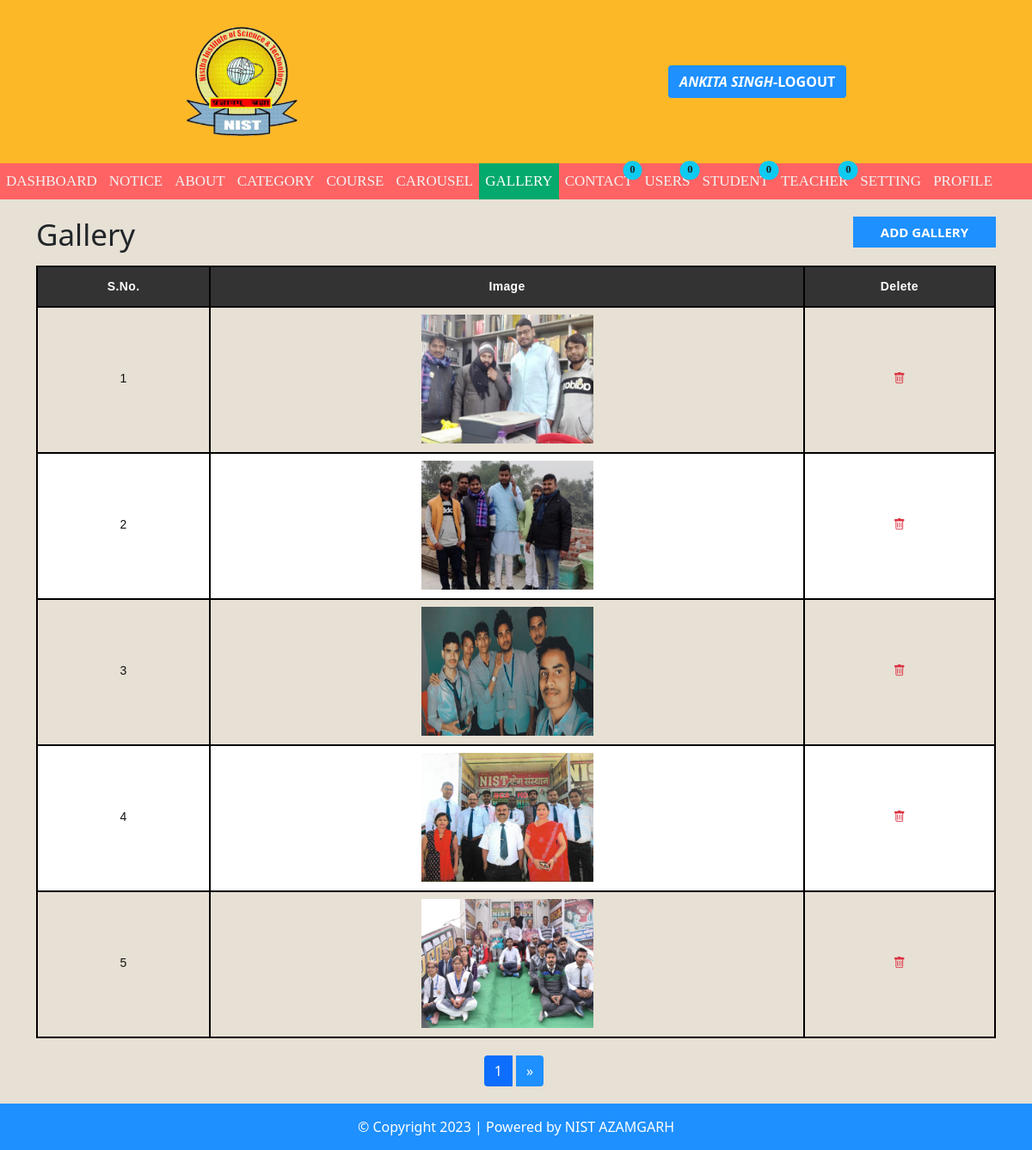
The page /admin/gallery-list.php (signed in) on the database its author committed.
### tables this page shows
CREATE TABLE `settings` (
  `id` int(11) NOT NULL,
  `websitename` varchar(60) NOT NULL,
  `logo` varchar(50) NOT NULL,
  `footerdesc` varchar(255) NOT NULL
);

CREATE TABLE `gallery` (
  `gal_id` int(11) NOT NULL,
  `gal_title` varchar(50) NOT NULL
);

### admin/gallery-list.php (the view, shortened to what this page needs)
<?php $active_page = 'gallery';
include_once "header.php"; ?>
<div id="admin-content">
    <div class="container">
        <div class="row">
            <div class="col-md-10">
                <h1 class="admin-heading">Gallery</h1>
            </div>
            <div class="col-md-2">
                <a class="add-new" href="add_gallery.php">add Gallery</a>
            </div>
            <div class="col-md-12">
                <?php
                include_once "config.php";
                $limit = 5;
                if (isset($_GET['page'])) {
                    $page = $_GET['page'];
                } else {
                    $page = 1;
                }
                $offset = ($page - 1) * $limit;
                $sql = "SELECT * FROM gallery ORDER BY gal_id DESC LIMIT {$offset},{$limit}";
                $result = mysqli_query($conn, $sql) or die("Query Failed.");
                if (mysqli_num_rows($result) > 0) { ?>
                    <table class="tables content-table" border="2">
                        <thead>
                            <tr>
                                <th>S.No.</th>
                                <th>Image</th>
                                <th>Delete</th>
                            </tr>
                        </thead>
                        <tbody>
                            <?php
                            $serial = $offset + 1;
                            while ($row = mysqli_fetch_assoc($result)) { ?>
                                <tr>
                                    <td data-label="S.No."><?php echo $serial; ?></td>
                                    <td data-label="Image"><img src="upload/gallery/<?php echo $row['gal_title']; ?>" alt="gallery-image" srcset="">
                                    </td>
                                    <td data-label="Delete" class='delete'><a href='delete-gallery.php?galid=<?php echo $row["gal_id"]; ?>' onclick="return confirm('<?php echo 'Are You Sure To Delete ' . $row['gal_title']; ?>')"><i class='bi bi-trash text-danger'></i></a></td>
                                </tr>
                            <?php $serial++;
                            } ?>
                        </tbody>
                    </table>
                <?php
                    $sql1 = "SELECT COUNT(gal_id) FROM gallery";
                    $result_1 = mysqli_query($conn, $sql1);
                    $row_db = mysqli_fetch_row($result_1);
                    $total_record = $row_db[0];
                    $to_page = ($total_record / $limit);
                    echo '<ul class="pagination admin-pagination">';
                    for ($i = 1; $i < $to_page; $i++) {
                        if ($i == $page) {
                            $active = "active";
                        } else {
                            $active = "";
                        }
                        echo '<li class="' . $active . ' page-item"><a class="page-link" href ="gallery-list.php?page=' . $i . '">' . $i . '</a></li>';
                    }
                    if ($to_page > $page) {
                        echo '<li class="page-item"><a class="page-link" href="gallery-list.php?page=' . ($page + 1) . '">&raquo;</a></li>';
                    }
                    echo '</ul>';
                } else {
                    echo "<h4 style='color:red';>No Record Found.</h4>";
                }
                ?>
            </div>
        </div>
    </div>
</div>
<?php include_once "footer.php"; ?>

### admin/header.php (shortened to what this page needs)
<?php
include "config.php";
?>
<!DOCTYPE html>
<html lang="en">
<head>
    <link rel="stylesheet" href="css/bootstrap5.2.0.min.css">
    <link rel="stylesheet" href="../icon/bootstrap-icons.css">
    <link rel="stylesheet" href="css/bootstrap.bundle.min.js">
    <link rel="stylesheet" href="css/style.css">
</head>
<body>
    <div id="header-admin">
        <div class="logo_cont">
            <?php
            $sql = "SELECT * FROM settings";
            $result = mysqli_query($conn, $sql) or die("Query Failed.");
            if (mysqli_num_rows($result) > 0) {
                while ($row = mysqli_fetch_assoc($result)) {
                    if ($row['logo'] == "") {
                        echo '<a href="index.php" class="logo"><h1>' . $row['websitename'] . '</h1></a>';
                    } else {
                        echo '<a href="index.php"><img class="logo" src="upload/setting/' . $row['logo'] . '" alt="Logo"></a>';
                    }
            ?>
            <?php }
            } ?>
        </div>
        <div class="logout_cont">
            <a href="logout.php" class="admin_logout_btn btn"><i><?php echo $_SESSION['name']; ?></i class="text">-logout</a>
        </div>
    </div>
    <div id="admin-menubar">
        <div class="topnav" id="myTopnav">
            <a class="nav-show <?php if ($active_page == 'dashboard') {
                                    echo 'active';
                                } ?>" href="dashboard.php">Dashboard</a>
            <a class="nav-show <?php if (($active_page == 'notice' || $active_page == 'add_notice')) {
                                    echo 'active';
                                } ?>" href="notice.php">Notice</a>
            <a class="nav-show <?php if (($active_page == 'about' || $active_page == 'add_about')) {
                                    echo 'active';
                                } ?>" href="about-list.php">about</a>
            <a class="nav-show <?php if (($active_page == 'category' || $active_page == 'add_category')) {
                                    echo 'active';
                                } ?>" href="category.php">Category</a>
            <a class="nav-show <?php if (($active_page == 'course' || $active_page == 'add_course')) {
                                    echo 'active';
                                } ?>" href="course-list.php">course</a>
            <a class="nav-show <?php if (($active_page == 'carousel' || $active_page == 'add_carousel')) {
                                    echo 'active';
                                } ?>" href="carousel-list.php">carousel</a>
            <a class="nav-show <?php if (($active_page == 'gallery' || $active_page == 'add_gallery')) {
                                    echo 'active';
                                } ?>" href="gallery-list.php">gallery</a>
            <a class="nav-show <?php if ($active_page == 'contact') {
                                    echo 'active';
                                } ?> " id="contact_notify" href="contact.php">Contact
                <?php $sql = "SELECT * FROM contact WHERE status=0";
                $result = mysqli_query($conn, $sql);
                $row = mysqli_num_rows($result);
                echo "<span class='position-absolute top-1 start-1 translate-middle badge rounded-pill bg-info text-dark'value='$row'>{$row}</span>";
                ?>
            </a>
            <a class="nav-show <?php if ($active_page == 'user') {
                                    echo 'active';
                                } ?>" id="User_notify" href="user.php">Users
                <?php $sql = "SELECT status FROM user WHERE status=0";
                $result = mysqli_query($conn, $sql);
                $row = mysqli_num_rows($result);
                echo "<span class='position-absolute top-1 start-1 translate-middle badge rounded-pill bg-info text-dark'>{$row}</span>";
                ?></a>
            <a class="nav-show <?php if ($active_page == 'student') {
                                    echo 'active';
                                } ?>" id="stu_notify" href="student.php">Student
                <?php $sql = "SELECT status FROM admission WHERE status=0";
                $result = mysqli_query($conn, $sql);
                $row = mysqli_num_rows($result);
                echo "<span class='position-absolute top-1 start-1 translate-middle badge rounded-pill bg-info text-dark' >{$row}</span>";
                ?></a>
            <a class="nav-show <?php if ($active_page == 'teacher') {
                                    echo 'active';
                                } ?>" id="teacher_notify" href="teacher-list.php">teacher
                <?php
                $sql1 = "SELECT approval FROM teacher_profile WHERE approval=0";
                $query = mysqli_query($conn, $sql1);
                $row1 = mysqli_num_rows($query);
                echo "<span class='position-absolute top-1 start-1 translate-middle badge rounded-pill bg-info text-dark'>{$row1}</span>"
                ?></a>
            <a class="nav-show <?php if ($active_page == 'Setting') {
                                    echo 'active';
                                } ?>" href="settings.php">Setting</a>
            <a class="nav-show <?php if ($active_page == 'profile') {
                                    echo 'active';
                                } ?>" href="profile.php">Profile</a>
        </div>
    </div>

### admin/footer.php
<div id="footer">
    <div class="container">
        <div class="row">
            <div class="col-md-12">
                <?php
                include_once "config.php";
                $sql = "SELECT * FROM settings";
                $result = mysqli_query($conn, $sql) or die("Query Failed.");
                if (mysqli_num_rows($result) > 0) {
                    while ($row = mysqli_fetch_assoc($result)) {
                ?>
                    <span><?php echo $row['footerdesc']; ?></span>
                <?php }
                } ?>
            </div>
        </div>
    </div>
</div>
</body>
</html>

### admin/css/style.css (style rules this page uses)
img.logo { width: 130px; height: 130px; }
#header-admin { background: #FDB827; padding: 30px 0; display: flex; align-items: baseline; flex-wrap: wrap; justify-content: space-around; }
#header-admin .admin_logout_btn { margin: 10px 0; color: #fff; font-weight: 600; text-transform: uppercase; background-color: #1E90FF; }
#admin-content { padding: 20px 0; min-height: 586px; background: #e7e0d4; }
#admin-content .admin-heading { font-size: 35px; margin: 0 0 15px; }
#admin-content .add-new { color: #fff; background-color: #1E90FF; font-size: 15px; font-weight: 600; text-align: center; text-transform: uppercase; padding: 7px 10px; display: block; transition: all 0.3s; text-decoration: none; }
.tables { width: 100%; border-collapse: collapse; margin-bottom: 20px; font-family: sans-serif; }
.tables thead { background-color: #333; }
.tables thead tr th { text-align: center; border: 2px solid black; font-size: 14px; font-weight: 600; letter-spacing: 0.35px; color: #ffffff; opacity: 1; padding: 12px; vertical-align: top; }
.tables tbody tr td { border: 2px solid black; font-size: 14px; letter-spacing: 0.35px; font-weight: normal; color: #111; background-color: transparent; padding: 8px; padding-bottom: 10px; text-align: center; }
.tables tbody tr:nth-child(2n) { background-color: #Fff; }
#admin-content .admin-pagination { margin: 0; }
#admin-content .admin-pagination li a { display: block; }
#admin-content .content-table tbody td:nth-child(3) { line-height: 20px; }
.id, .edit, .delete { text-align: center; }
.pagination { display: block; text-align: center; margin: 0; }
.pagination li { display: inline-block; margin: 0 5px 0 0; }
.pagination li a { border: none; background: #1e90ff; color: #fff; }
#footer { color: #fff; padding: 15px 0; text-align: center; background-color: #1e90ff; }
tbody img { width: 200px; height: 150px; }
.topnav { background-color: #FF6363; overflow: hidden; font-family: "Oswald"; text-transform: uppercase; }
.topnav a { float: left; display: block; color: #f2f2f2; text-align: center; padding: 8px 7px; text-decoration: none; font-size: 17px; }
.topnav a.active { background-color: #04AA6D; color: white; }

### rows shown on the page
settings: logo (picture), footerdesc "© Copyright 2023 | Powered by NIST AZAMGARH"
gallery: gal_title (picture)
gallery: gal_title (picture)
gallery: gal_title (picture)
gallery: gal_title (picture)
gallery: gal_title (picture)

### other values the page prints
$_SESSION['name'] "ANKITA SINGH"
$row "0"
$row1 "0"
